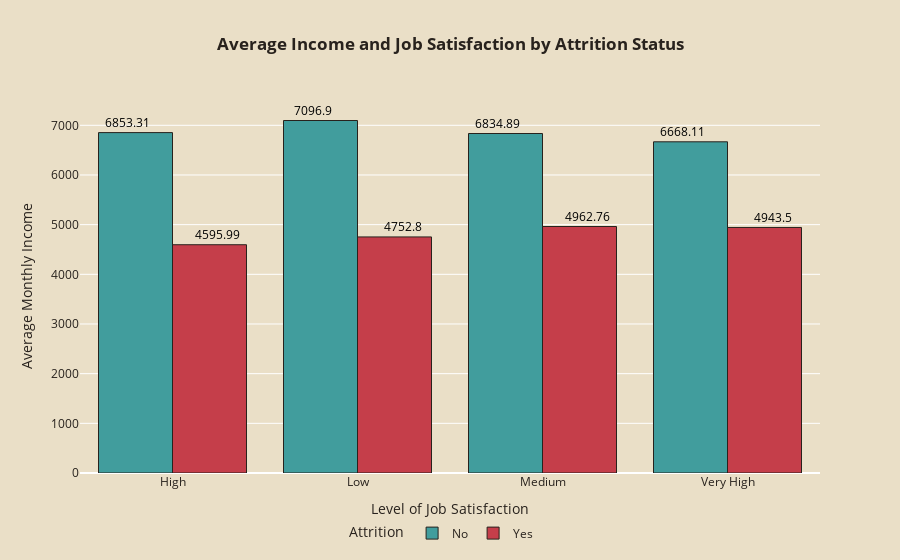

The cell this chart's notebook holds for it:
### Markdown cell above
### Impact of Job Satisfaction on Employee Attrition with Average Monthly Salary

### Code cell
# Map job satisfaction level to corresponding text labels
job_satisfaction_labels = {
    1: 'Low',
    2: 'Medium',
    3: 'High',
    4: 'Very High'
}

# Convert 'JobSatisfaction' column to text labels
hr['JobSatisfaction'] = hr['JobSatisfaction'].map(job_satisfaction_labels)

# Group data by 'JobSatisfaction' and 'Attrition', calculate average monthly income
avg_inc = hr.groupby(['JobSatisfaction', 'Attrition'])['MonthlyIncome'].mean().reset_index()

# Create Plotly plot
fig = px.bar(avg_inc, x='JobSatisfaction', y='MonthlyIncome', color='Attrition', barmode='group',
             title='<b>Average Income and Job Satisfaction by Attrition Status</b>',
             labels={'JobSatisfaction': 'Level of Job Satisfaction', 'MonthlyIncome': 'Average Monthly Income'},
             category_orders={'JobSatisfaction': sorted(hr['JobSatisfaction'].unique())}, height=500,
            color_discrete_map={'Yes': '#C53E4A', 'No': '#419D9D'})  # Specify custom colors

# Add data labels with adjusted positions
for trace in fig.data:
    if trace.name == 'Yes':
        for i, label in enumerate(trace.y):
            fig.add_annotation(x=trace.x[i], y=label, text=str(round(label, 2)),
                               showarrow=False, font=dict(color='black', size=12), yshift=10, xshift=45)
    else:
        for i, label in enumerate(trace.y):
            fig.add_annotation(x=trace.x[i], y=label, text=str(round(label, 2)),
                               showarrow=False, font=dict(color='black', size=12), yshift=10, xshift=-45)

# Add percentage labels to the bars
fig.update_traces(textposition='outside',
                  textfont_size=14, 
                  textfont_color='black',
                  marker=dict(line=dict(color='#28221D', width=1)))

fig.update_layout(title_x=0.5, 
                  legend=dict(orientation='h', yanchor='bottom', y=-0.2, xanchor='center', x=0.49),
                  font_color='#28221D',
                  paper_bgcolor='#EADFC7', 
                  plot_bgcolor='#EADFC7')

fig.show()

### Figure 1 — Plotly figure (JSON) as saved in the notebook; plotly's stock layout.template omitted (floating-point values rounded to 4 significant figures)
{"data": [{"alignmentgroup": "True", "hovertemplate": "Attrition=No<br>Level of Job Satisfaction=%{x}<br>Average Monthly Income=%{y}<extra></extra>", "legendgroup": "No", "marker": {"color": "#419D9D", "line": {"color": "#28221D", "width": 1}, "pattern": {"shape": ""}}, "name": "No", "offsetgroup": "No", "orientation": "v", "showlegend": true, "textfont": {"color": "black", "size": 14}, "textposition": "outside", "type": "bar", "x": ["High", "Low", "Medium", "Very High"], "xaxis": "x", "y": [6853.0, 7097.0, 6835.0, 6668.0], "yaxis": "y"}, {"alignmentgroup": "True", "hovertemplate": "Attrition=Yes<br>Level of Job Satisfaction=%{x}<br>Average Monthly Income=%{y}<extra></extra>", "legendgroup": "Yes", "marker": {"color": "#C53E4A", "line": {"color": "#28221D", "width": 1}, "pattern": {"shape": ""}}, "name": "Yes", "offsetgroup": "Yes", "orientation": "v", "showlegend": true, "textfont": {"color": "black", "size": 14}, "textposition": "outside", "type": "bar", "x": ["High", "Low", "Medium", "Very High"], "xaxis": "x", "y": [4596.0, 4753.0, 4963.0, 4944.0], "yaxis": "y"}], "layout": {"annotations": [{"font": {"color": "black", "size": 12}, "showarrow": false, "text": "6853.31", "x": "High", "xshift": -45, "y": 6853.0, "yshift": 10}, {"font": {"color": "black", "size": 12}, "showarrow": false, "text": "7096.9", "x": "Low", "xshift": -45, "y": 7097.0, "yshift": 10}, {"font": {"color": "black", "size": 12}, "showarrow": false, "text": "6834.89", "x": "Medium", "xshift": -45, "y": 6835.0, "yshift": 10}, {"font": {"color": "black", "size": 12}, "showarrow": false, "text": "6668.11", "x": "Very High", "xshift": -45, "y": 6668.0, "yshift": 10}, {"font": {"color": "black", "size": 12}, "showarrow": false, "text": "4595.99", "x": "High", "xshift": 45, "y": 4596.0, "yshift": 10}, {"font": {"color": "black", "size": 12}, "showarrow": false, "text": "4752.8", "x": "Low", "xshift": 45, "y": 4753.0, "yshift": 10}, {"font": {"color": "black", "size": 12}, "showarrow": false, "text": "4962.76", "x": "Medium", "xshift": 45, "y": 4963.0, "yshift": 10}, {"font": {"color": "black", "size": 12}, "showarrow": false, "text": "4943.5", "x": "Very High", "xshift": 45, "y": 4944.0, "yshift": 10}], "autosize": true, "barmode": "group", "font": {"color": "#28221D"}, "legend": {"orientation": "h", "title": {"text": "Attrition"}, "tracegroupgap": 0, "x": 0.49, "xanchor": "center", "y": -0.2, "yanchor": "bottom"}, "paper_bgcolor": "#EADFC7", "plot_bgcolor": "#EADFC7", "title": {"text": "<b>Average Income and Job Satisfaction by Attrition Status</b>", "x": 0.5}, "xaxis": {"anchor": "y", "autorange": true, "categoryarray": ["High", "Low", "Medium", "Very High"], "categoryorder": "array", "domain": [0, 1], "range": [-0.5632, 3.536], "title": {"text": "Level of Job Satisfaction"}, "type": "category"}, "yaxis": {"anchor": "x", "autorange": true, "domain": [0, 1], "range": [0, 7545.0], "title": {"text": "Average Monthly Income"}, "type": "linear"}}}
